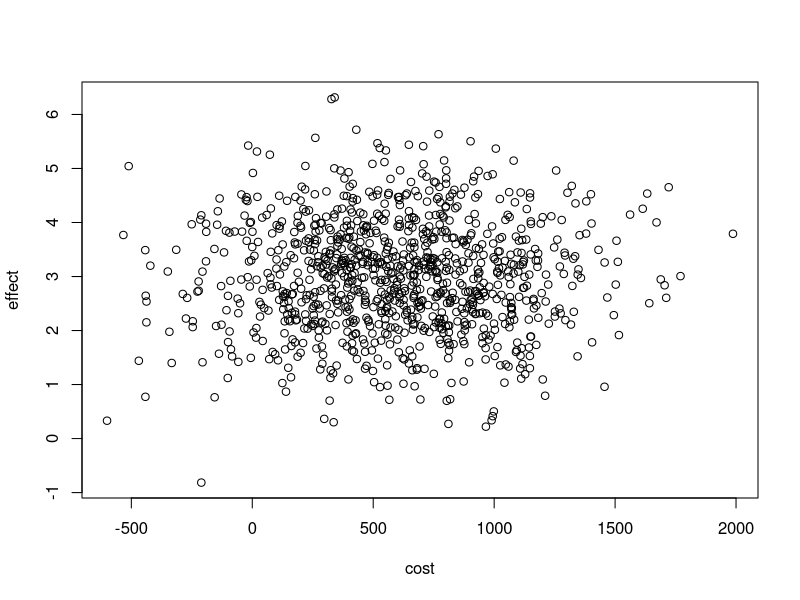

Recreate this plot in R.
## ---- chunk 1

##rlnorm!!

#variables
men_mean <- 5.13
men_sd <- 0.17
men_prop <- 0.51
women_mean <- 4.96
women_sd <- 0.20
women_prop <- 0.49
n_adults <- 10
n_sims <- 10000
limit <- 1750
exceeding <- 0

#making simulation
for (i in 1:n_sims) {
  male <- rbinom(n_adults, 1, men_prop)
  weight <- ifelse(male == 1,
                   rlnorm(n_adults, men_mean, men_sd),
                   rlnorm(n_adults, women_mean, women_sd))
  total_weight <- sum(weight)
  if (total_weight > limit) {
    exceeding <- exceeding + 1
  }
}

probability <- exceeding / n_sims
probability

## ---- chunk 2

save_perunit <- 5
save_perunit_se <- 4
market <- 40000
market_se <- 10000

n_sims <- 10000
savings <- rep(NA, n_sims)

for (i in 1:n_sims) {
  savings[i] <-
    rnorm(1, save_perunit, save_perunit_se) * rnorm(1, market, market_se)
}

mean(savings)

## ---- chunk 3

save_perunit <- 5
save_perunit_se <- 4
market <- 40000
market_se <- 10000

n_sims <- 10000
savings <- rep(NA, n_sims)


for (i in 1:n_sims) {
  savings[i] <- (save_perunit + rnorm(1,0,save_perunit_se)) * (market + rnorm(1, 0, market_se))
}

mean(savings)

list <- c(1,2,3)
mean(list)
## ---- chunk 4

#values
cost_diff_mean <- 600
cost_diff_se <- 400
cost_df <- 50
cost_num <- cost_df + 2
effect_diff_mean <- 3
effect_diff_se <- 1
effect_df <- 100
effect_num <- effect_df + 2

n_sims <- 1000

cost <- rep(NA, n_sims)
effect <- rep(NA, n_sims)

#simulation
for (i in 1:n_sims){
  cost[i] <- rnorm(1, cost_diff_mean, cost_diff_se)
  effect[i] <- rnorm(1, effect_diff_mean, effect_diff_se)
}

plot(cost,effect)

cost_effect_ratio <- cost/effect

estimate <- mean(cost_effect_ratio)
estimate

intervals_50 <- quantile(cost_effect_ratio,c(0.25,0.75))
intervals_95 <- quantile(cost_effect_ratio,c(0.025,0.975))
intervals_50
intervals_95

